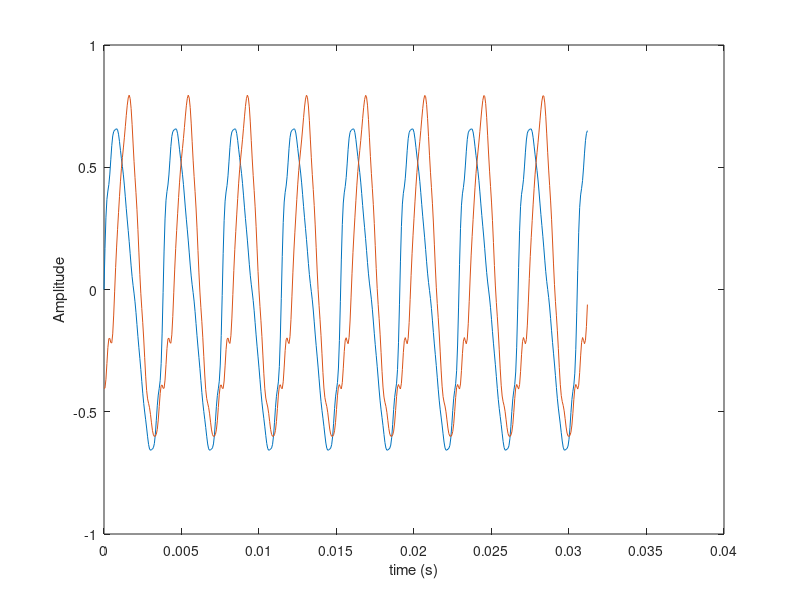

Source code (MATLAB):
f=1:10;
Amp=2*[1 1/5 1/30 1/30 1/40 1/30 1/40 1/40 1/50 1/60]/pi;
Ph=zeros(10,1);
Fs=16e3;
f=262;
T=2;
t=0:1/Fs:T;
sil=zeros(1,Fs*4);

while 1
    Ph2=pi*(rand(10,1)*2-1);
    x=zeros(2,length(t));
    for i=1:10
        x(1,:)=x(1,:)+Amp(i)*sin(2*pi*i*f*t+Ph(i));
        x(2,:)=x(2,:)+Amp(i)*sin(2*pi*i*f*t+Ph2(i));
    end
    figure;plot(t(1:500),x(:,1:500));
    xlabel('time (s)');
    ylabel('Amplitude');
    r=binornd(1,1/2,1,2)+1;
    sound([x(r(1),:) sil x(r(2),:)],Fs);
    if(r(1)==r(2))
        cmp='Yy';
    else
        cmp='Nn';
    end
    inp=input('Were the signals the same [Y/N]? ','s');
    if(strcmp(inp,cmp(1)) || strcmp(inp,cmp(2)))
        disp('Correct!');
    else
        disp('Incorrect :(');
    end
    inp=input('Try again [Y/N]? ','s');
    if(strcmp(inp,'y')||strcmp(inp,'Y'))
        continue;
    else
        break;
    end
end